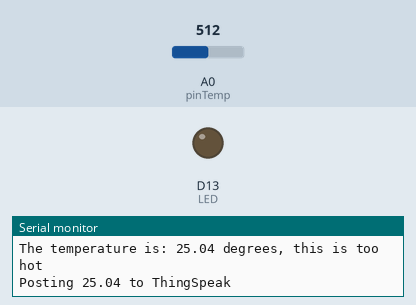
The sketch below on a simulated Arduino MKR. On the bench: output pins drawn as LEDs (lit = HIGH), the last lines printed to the serial monitor. Dashed ring = blinking. The test bench sets the inputs (shaded band); at power-on: A0 (pinTemp) = 512. WiFi joins after 1.5 s; servers stay silent unless stated.

Above: at 2.7 s.
2.8 s: A0 (pinTemp) set to 501
At 4.9 s:
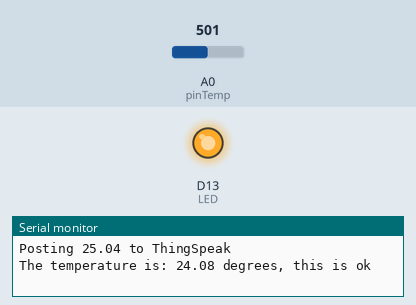
9.2 s: A0 (pinTemp) set to 353
12.6 s: A0 (pinTemp) set to 330
At 14.8 s:
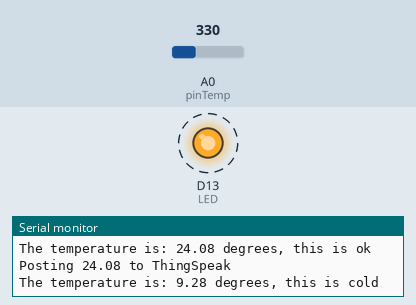
Timing chart, 0 to 24.2 s (numbered marks = the images above; inputs shaded):
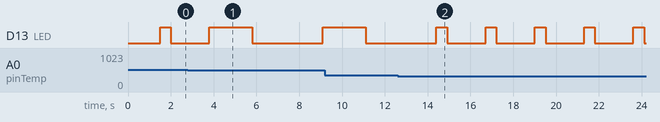

Measured:
- the behaviour switches between 512 and 511 on A0 (pinTemp) (found by bisection; images 0 and 1)
- the behaviour switches between 339 and 338 on A0 (pinTemp) (found by bisection; images 1 and 2)
- after the input at 12.6 s, D13 (LED): alternates HIGH for 0.50 s and LOW for 1.8 s, starting after 2.3 s

The sketch:

heat.ino
```cpp
//temperature and led
const int pinTemp = A0;
const int B=3975;
#define LED 13

//thing speak and wifi setup
#include <SPI.h>
#include "ThingSpeak.h"
#include <WiFiNINA.h>
const char ssid[] = "cs";
const char password[] = "gkmrxuW6";
const unsigned long channel_id = 2402629;
const char write_api_key[] = "CJP6OHOGMX7RKYJE";
WiFiClient client;


void setup()
{
Serial.begin(9600);
pinMode(LED, OUTPUT);

//think speak initialize
Serial.print("Connecting to ");
Serial.print(ssid);
WiFi.begin(ssid,password);
Serial.println();
Serial.println("Connected!");
ThingSpeak.begin(client);

}

void loop()
{
//tempaerature calculating
int val=analogRead(pinTemp);
float resistance=(float)(1023-val)*10000/val;
float temperature=1/(log(resistance/10000)/B+1/298.15)-273.15;

//displays temperature based on range
if (temperature>25) {
  Serial.print("The temperature is: ");
  Serial.print(temperature);
  Serial.println(" degrees, this is too hot");
  digitalWrite(LED, HIGH);
  delay(500);
  digitalWrite(LED, LOW);
  delay(500);
}
else if (temperature<10){
  Serial.print("The temperature is: ");
  Serial.print(temperature);
  Serial.println(" degrees, this is cold");
  digitalWrite(LED, HIGH);
  delay(500);
  digitalWrite(LED, LOW);
  delay(500);
}
else{
  Serial.print("The temperature is: ");
  Serial.print(temperature);
  Serial.println(" degrees, this is ok");
  digitalWrite(LED, HIGH);
  delay(2000);
  digitalWrite(LED, LOW);
  delay(2000);
}

// Print the temperature to the serial console.
Serial.println("Posting " + String(temperature, 2) + " to ThingSpeak");
ThingSpeak.setField(1, String(temperature, 2));
ThingSpeak.writeFields(channel_id, write_api_key);
//delay 1 second
delay(1000);

}
```
